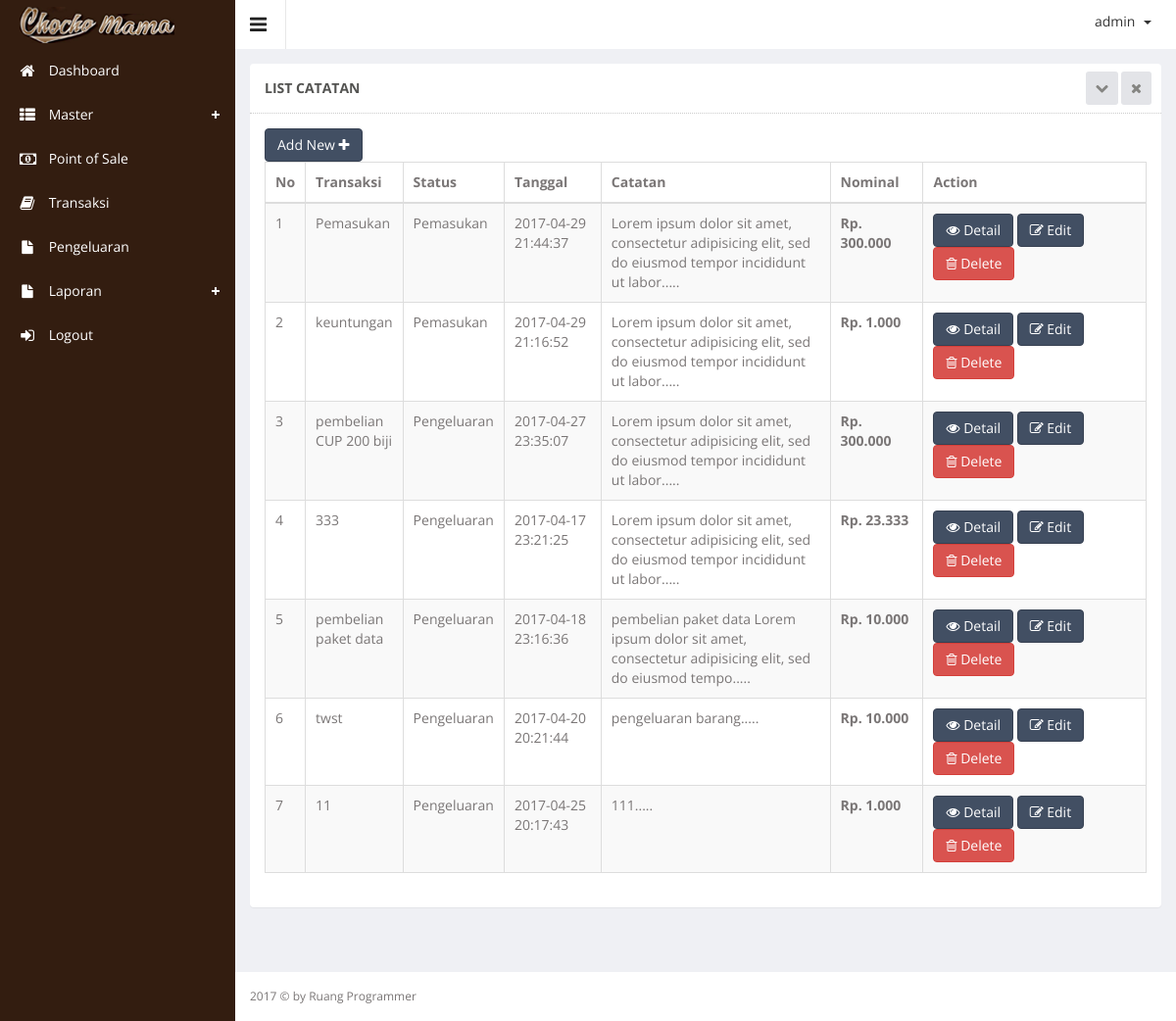
The app's page /index.php?hal=master/catatan/list (signed in) with its own data.
### tables this page shows
CREATE TABLE IF NOT EXISTS `note` (
`note_id` int(11) NOT NULL,
  `note_name` varchar(250) DEFAULT NULL,
  `note_status` enum('k','m') DEFAULT NULL,
  `note_price` int(11) DEFAULT NULL,
  `note_desc` text,
  `note_date` datetime DEFAULT NULL
);

### master/catatan/list.php (the view, shortened to what this page needs)
<div class="wrapper">
    <div class="row">
        <div class="col-sm-12">
            <section class="panel">
                <header class="panel-heading">
                    List Catatan
                    <span class="tools pull-right">
                        <a href="javascript:;" class="fa fa-chevron-down"></a>
                        <a href="javascript:;" class="fa fa-times"></a>
                     </span>
                </header>
                <div class="panel-body">
                    <div class="adv-table editable-table ">
                        <div class="clearfix">
                            <div class="btn-group">
                                <a href="?hal=master/catatan/add">
                                    <button data-toggle="modal" class="btn btn-primary">
                                        Add New <i class="fa fa-plus"></i>
                                    </button>
                                </a>
                            </div>
                        </div>
                        <table class="table table-striped table-hover table-bordered" id="editable-sample">
                            <thead>
                            <tr>
                                <th>No</th>
                                <th width="4%">Transaksi</th>
                                <th>Status</th>
                                <th width="11%">Tanggal</th>
                                <th width="26%">Catatan</th>
                                <th>Nominal</th>
                                <th>Action</th>
                            </tr>
                            </thead>
                            <tbody>
                            <?php
                            $no = 1;
                            $queryCatatan = mysql_query("SELECT * FROM note ORDER BY note_id DESC");
                            while ($rowCatatan = mysql_fetch_array($queryCatatan)) {
                                ?>
                                <tr class="">
                                    <td><?php echo $no++; ?></td>
                                    <td><?php echo $rowCatatan['note_name']; ?></td>
                                    <td><?php
                                        if ($rowCatatan['note_status'] == 'k') {
                                            echo "Pengeluaran";
                                        } else {
                                            echo "Pemasukan";
                                        }
                                        ?>
                                    </td>
                                    <td><?php echo $rowCatatan['note_date']; ?>
                                    </td>
                                    <td>
                                        <?php
                                        $deskripsi = substr($rowCatatan['note_desc'], 0, 100);
                                        echo $deskripsi;
                                        echo ".....<br>";
                                        ?>
                                    </td>
                                    <td><b>Rp. <?php echo number_format($rowCatatan['note_price'], 0, ',', '.'); ?></b></td>
                                    <td>
                                        <a href="?hal=master/catatan/detail&id=<?php echo $rowCatatan['note_id']; ?>">
                                            <button class="btn btn-primary" type="submit"><i class="fa fa-eye"></i>
                                                Detail
                                            </button>
                                        </a>
                                        <a href="?hal=master/catatan/edit&id=<?php echo $rowCatatan['note_id']; ?>">
                                            <button class="btn btn-primary" type="submit"><i class="fa fa-edit"
                                                                                             aria-hidden="true"></i>
                                                Edit
                                            </button>
                                        </a>
                                        <a href="?hal=master/catatan/list&hapus=<?php echo $rowCatatan['note_id']; ?>">
                                            <button class="btn btn-danger" type="submit" name="hapus"><i
                                                        class="fa fa-trash-o"></i> Delete
                                            </button>
                                        </a>
                                    </td>
                                </tr>
                            <?php } ?>
                            </tbody>
                        </table>
                    </div>
                </div>
            </section>
        </div>
    </div>
</div>

### records on screen
note: note_name "Pemasukan", note_status "Pemasukan", note_date "2017-04-29 21:44:37", note_desc "Lorem ipsum dolor sit amet, consectetur adipisicing elit, sed do eiusmod tempor incididunt ut labor", note_price "300.000"
note: note_name "keuntungan", note_status "Pemasukan", note_date "2017-04-29 21:16:52", note_desc "Lorem ipsum dolor sit amet, consectetur adipisicing elit, sed do eiusmod tempor incididunt ut labor", note_price "1.000"
note: note_name "pembelian CUP 200 biji", note_status "Pengeluaran", note_date "2017-04-27 23:35:07", note_desc "Lorem ipsum dolor sit amet, consectetur adipisicing elit, sed do eiusmod tempor incididunt ut labor", note_price "300.000"
note: note_name "333", note_status "Pengeluaran", note_date "2017-04-17 23:21:25", note_desc "Lorem ipsum dolor sit amet, consectetur adipisicing elit, sed do eiusmod tempor incididunt ut labor", note_price "23.333"
note: note_name "pembelian paket data", note_status "Pengeluaran", note_date "2017-04-18 23:16:36", note_desc "pembelian paket data Lorem ipsum dolor sit amet, consectetur adipisicing elit, sed do eiusmod tempo", note_price "10.000"
note: note_name "twst", note_status "Pengeluaran", note_date "2017-04-20 20:21:44", note_desc "pengeluaran barang", note_price "10.000"
note: note_name "11", note_status "Pengeluaran", note_date "2017-04-25 20:17:43", note_desc "111", note_price "1.000"

### other values on screen
$_SESSION['username'] "admin"
